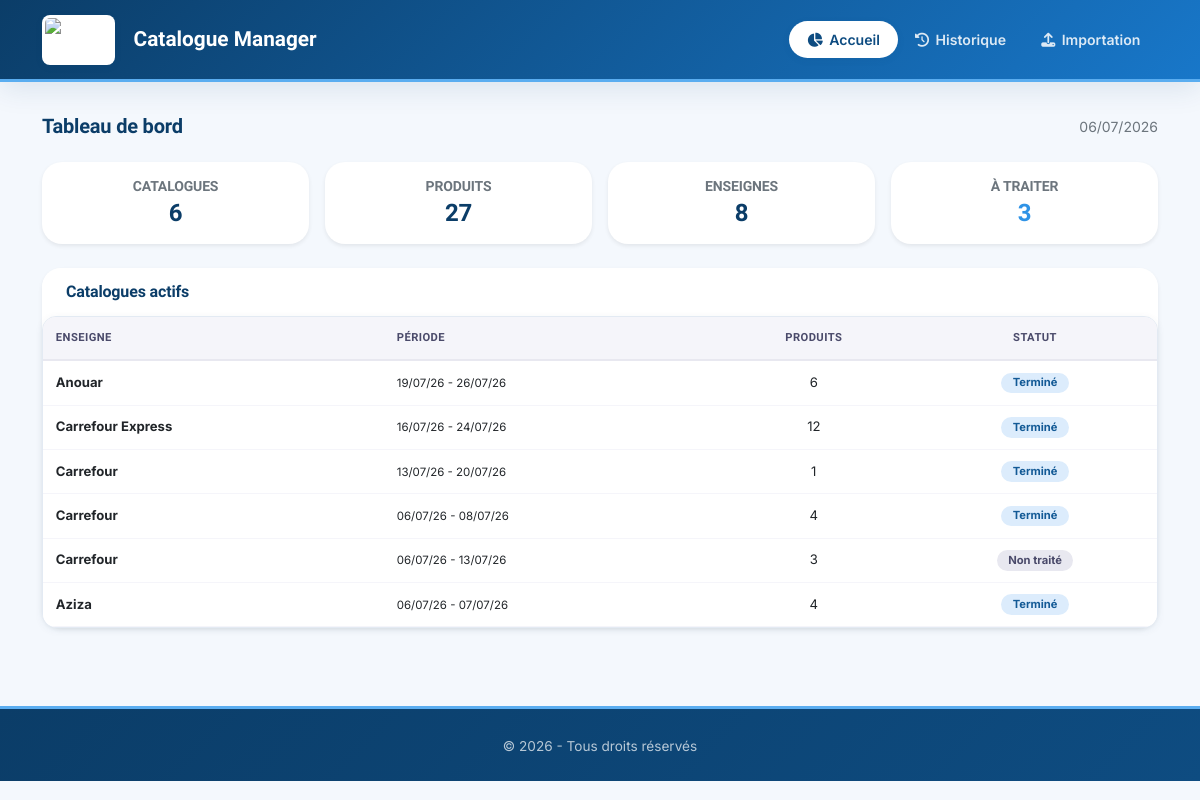
Before: / with the older database file.
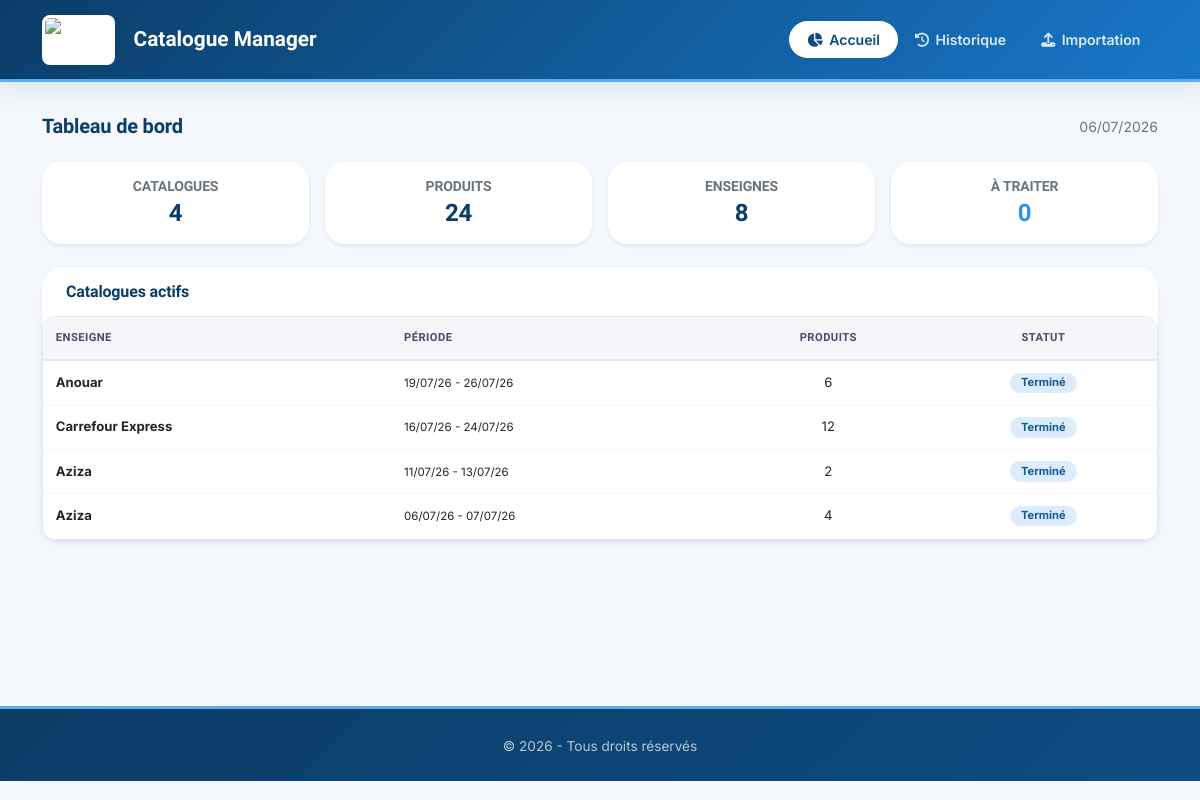
After: the same page with the newer database file.
### catalogue_app/models.py (models this page shows, shortened)
class Catalogue(models.Model):
    enseigne = models.ForeignKey(Enseigne, on_delete=models.CASCADE, verbose_name="Enseigne")
    date_debut = models.DateField(verbose_name="Date de début")
    date_fin = models.DateField(verbose_name="Date de fin")
    date_upload = models.DateTimeField(auto_now_add=True, verbose_name="Date d'upload")
    image_path = models.CharField(max_length=255, blank=True, null=True, verbose_name="Chemin de l'image")
    note = models.CharField(
        max_length=255,
        blank=True,
        null=True,
        verbose_name="Note (ex: Saint Valentin, Noël, Eid...)"
    )
    class Meta:
        unique_together = ['enseigne', 'date_debut', 'date_fin']
        verbose_name = "Catalogue"
        verbose_name_plural = "Catalogues"
        ordering = ['-date_upload']

class Enseigne(models.Model):
    ENSEIGNE_CHOICES = [
        ('MG', 'MG'),
        ('Carrefour', 'Carrefour'),
        ('Carrefour Market', 'Carrefour Market'),
        ('Carrefour Express', 'Carrefour Express'),
        ('Aziza', 'Aziza'),
        ('Anouar', 'Anouar'),
        ('Géant', 'Géant'),
        ('Monoprix', 'Monoprix'),
        ('autre', 'Autre'),
    ]
    nom = models.CharField(
        max_length=50,
        choices=ENSEIGNE_CHOICES,
        default='autre',
        verbose_name="Nom de l'enseigne"
    )
    created_at = models.DateTimeField(auto_now_add=True)
    class Meta:
        verbose_name = "Enseigne"
        verbose_name_plural = "Enseignes"
        ordering = ['nom']

### catalogue_app/views.py (the view)
# urls.py: path('', views.index, name='index'),
def index(request):
    from django.db.models import Count, Q
    from datetime import datetime
    supprimer_catalogues_vides()
    total_catalogues = Catalogue.objects.count()
    total_produits_sauvegardes = Produit.objects.filter(est_sauvegarde=True).count()
    total_enseignes = Enseigne.objects.count()
    produits_a_traiter = Produit.objects.filter(est_sauvegarde=False).count()
    catalogues_actifs = Catalogue.objects.filter(
        date_fin__gte=datetime.now().date()
    ).annotate(
        nb_produits=Count('produits'),
        nb_sauvegardes=Count('produits', filter=Q(produits__est_sauvegarde=True)),
        nb_non_sauvegardes=Count('produits', filter=Q(produits__est_sauvegarde=False))
    ).filter(
        nb_produits__gt=0
    ).order_by('-date_debut')
    context = {
        'total_catalogues': total_catalogues,
        'total_produits_sauvegardes': total_produits_sauvegardes,
        'total_enseignes': total_enseignes,
        'produits_a_traiter': produits_a_traiter,
        'catalogues_actifs': catalogues_actifs,
    }
    return render(request, 'index.html', context)

### catalogue_app/sql_sync.py (called while the page is built, shortened)
    def get_connection(self):
        try:
            conn = pyodbc.connect(self.connection_string)
            print("✅ Connexion à SQL Server établie avec succès")
            return conn
        except Exception as e:
            print(f"❌ Erreur de connexion à SQL Server: {e}")
            return None

    def create_tables(self):
        conn = self.get_connection()
        if not conn:
            return False

    def sync_catalogues(self, catalogues):
        conn = self.get_connection()
        if not conn:
            print("❌ Impossible de se connecter à SQL Server")
            return False

    def sync_produits(self, produits):
        conn = self.get_connection()
        if not conn:
            print("❌ Impossible de se connecter à SQL Server")
            return False

    def sync_all(self):
        from .models import Catalogue, Produit
        print("🔄 Début de la synchronisation avec SQL Server...")
        self.create_tables()
        catalogues = Catalogue.objects.all()
        self.sync_catalogues(catalogues)
        produits = Produit.objects.filter(est_sauvegarde=True)
        self.sync_produits(produits)
        print("✅ Synchronisation terminée !")

### catalogue_app/views.py (called while the page is built)
def supprimer_catalogues_vides():
    from django.db import models
    catalogues_vides = Catalogue.objects.annotate(
        nb_produits=models.Count('produits')
    ).filter(nb_produits=0)
    count = catalogues_vides.count()
    if count > 0:
        for c in catalogues_vides:
            print(f"🗑️ Suppression du catalogue vide ID {c.id} - {c.enseigne.nom}")
            c.delete()
        print(f"✅ {count} catalogues vides supprimés")
    return count

### catalogue_app/templates/index.html
{% extends 'base.html' %}
{% load static %}
{% block content %}
<div class="d-flex justify-content-between align-items-center mb-4">
    <h5 class="fw-bold mb-0">
        Tableau de bord
    </h5>
    <span class="text-muted small">{% now "d/m/Y" %}</span>
</div>
<div class="row g-3 mb-4">
    <div class="col-md-3 col-6">
        <div class="card border-0 shadow-sm">
            <div class="card-body text-center py-3">
                <h6 class="text-muted small text-uppercase mb-1">Catalogues</h6>
                <h4 class="fw-bold mb-0">{{ total_catalogues|default:0 }}</h4>
            </div>
        </div>
    </div>
    <div class="col-md-3 col-6">
        <div class="card border-0 shadow-sm">
            <div class="card-body text-center py-3">
                <h6 class="text-muted small text-uppercase mb-1">Produits</h6>
                <h4 class="fw-bold mb-0">{{ total_produits_sauvegardes|default:0 }}</h4>
            </div>
        </div>
    </div>
    <div class="col-md-3 col-6">
        <div class="card border-0 shadow-sm">
            <div class="card-body text-center py-3">
                <h6 class="text-muted small text-uppercase mb-1">Enseignes</h6>
                <h4 class="fw-bold mb-0">{{ total_enseignes|default:0 }}</h4>
            </div>
        </div>
    </div>
    <div class="col-md-3 col-6">
        <div class="card border-0 shadow-sm">
            <div class="card-body text-center py-3">
                <h6 class="text-muted small text-uppercase mb-1">À traiter</h6>
                <h4 class="fw-bold mb-0" style="color: #2f93e6;">{{ produits_a_traiter|default:0 }}</h4>
            </div>
        </div>
    </div>
</div>
<div class="card border-0 shadow-sm">
    <div class="card-header bg-white border-0">
        <h6 class="fw-bold mb-0">
            Catalogues actifs
        </h6>
    </div>
    <div class="card-body p-0">
        {% if catalogues_actifs %}
            <div class="table-responsive">
                <table class="table table-hover mb-0">
                    <thead>
                        <tr>
                            <th>Enseigne</th>
                            <th>Période</th>
                            <th class="text-center">Produits</th>
                            <th class="text-center">Statut</th>
                        </tr>
                    </thead>
                    <tbody>
                        {% for catalogue in catalogues_actifs %}
                        <tr>
                            <td><strong>{{ catalogue.enseigne.nom }}</strong></td>
                            <td>
                                <small>
                                    {{ catalogue.date_debut|date:"d/m/y" }} - {{ catalogue.date_fin|date:"d/m/y" }}
                                </small>
                            </td>
                            <td class="text-center">{{ catalogue.nb_produits }}</td>
                            <td class="text-center">
                                {% if catalogue.nb_non_sauvegardes == 0 %}
                                    <span class="badge bg-success">Terminé</span>
                                {% elif catalogue.nb_sauvegardes == 0 %}
                                    <span class="badge bg-danger">Non traité</span>
                                {% else %}
                                    <span class="badge bg-warning text-dark">En cours ({{ catalogue.nb_sauvegardes }}/{{ catalogue.nb_produits }})</span>
                                {% endif %}
                            </td>
                        </tr>
                        {% endfor %}
                    </tbody>
                </table>
            </div>
        {% else %}
            <div class="text-center py-4 text-muted">
                <i class="fas fa-box-open fa-2x mb-2"></i>
                <p class="mb-0">Aucun catalogue actif</p>
            </div>
        {% endif %}
    </div>
</div>
{% endblock %}

### catalogue_app/templates/base.html (shortened to what this page needs)
{% load static %}
<!DOCTYPE html>
<html lang="fr">
<head>
    <link href="https://cdn.jsdelivr.net/npm/bootstrap@5.2.3/dist/css/bootstrap.min.css" rel="stylesheet">
    <link rel="stylesheet" href="https://cdnjs.cloudflare.com/ajax/libs/font-awesome/6.4.0/css/all.min.css">
    <link rel="stylesheet" href="{% static 'css/delice_style.css' %}">
</head>
<body>
    <nav class="navbar navbar-expand-lg navbar-delice">
        <div class="container">
            <div class="navbar-brand">
                <img src="{% static 'images/logo_delice.png' %}" alt="Délice" class="brand-logo" style="height: 50px; width: auto;">
                <span class="ms-2 fw-bold" style="font-size: 1.3rem;">Catalogue Manager</span>
            </div>
            <div class="collapse navbar-collapse" id="navbarNav">
                <ul class="navbar-nav ms-auto">
                    <li class="nav-item">
                        <a class="nav-link {% if request.resolver_match.url_name == 'index' %}active{% endif %}" href="{% url 'index' %}">
                            <i class="fas fa-chart-pie"></i>Accueil
                        </a>
                    </li>
                    <li class="nav-item">
                        <a class="nav-link {% if request.resolver_match.url_name == 'product_list' %}active{% endif %}" href="{% url 'product_list' %}">
                            <i class="fas fa-history"></i>Historique
                        </a>
                    </li>
                    <li class="nav-item">
                        <a class="nav-link {% if request.resolver_match.url_name == 'upload' %}active{% endif %}" href="{% url 'upload' %}">
                            <i class="fas fa-upload"></i>Importation
                        </a>
                    </li>
                </ul>
            </div>
        </div>
    </nav>
    <main class="container py-3">
        {% block content %}{% endblock %}
    </main>
    <footer class="footer-delice">
        <div class="container">
            &copy; {% now "Y" %} - Tous droits réservés
        </div>
    </footer>
</body>
</html>

### catalogue_app/static/css/delice_style.css (style rules this page uses)
:root { --blue-900: #0b3d68; --blue-800: #0e4c81; --blue-700: #135a96; --blue-600: #1877c9; --blue-500: #2f93e6; --blue-400: #5aadf0; --blue-300: #85c4f5; --blue-200: #b0d9f9; --blue-100: #dcecfc; --blue-50: #f0f7fe; --gray-900: #1a1a2e; --gray-800: #2d2d44; --gray-700: #4a4a6a; --gray-600: #6b6b8a; --gray-500: #9a9ab0; --gray-400: #b8b8cc; --gray-300: #d4d4e0; --gray-200: #e8e8f0; --gray-100: #f5f5fa; --gray-50: #fafaff; --sky: #f4f8fd; --surface: #ffffff; --line: #e3eaf3; --red-500: #ef1212; --green-500: #28a745; --font-display: 'Sora', 'Segoe UI', Arial, sans-serif; --font-body: 'Inter', 'Segoe UI', Arial, sans-serif; --radius-sm: 8px; --radius-md: 14px; --radius-lg: 20px; --radius-xl: 26px; --shadow-sm: 0 2px 8px rgba(11, 61, 104, 0.06); --shadow-md: 0 8px 28px rgba(11, 61, 104, 0.10); --shadow-lg: 0 16px 48px rgba(11, 61, 104, 0.14); --shadow-xl: 0 24px 64px rgba(11, 61, 104, 0.18); --transition-fast: 0.15s ease; --transition-normal: 0.25s ease; --transition-slow: 0.4s ease; }
html, body { background: var(--sky); font-family: var(--font-body); color: var(--gray-800); min-height: 100vh; }
h1, h2, h3, h4, h5, h6 { font-family: var(--font-display); color: var(--blue-900); font-weight: 700; letter-spacing: -0.01em; }
main.container { min-height: 70vh; padding-top: 0.5rem; }
a { color: var(--blue-700); text-decoration: none; transition: color var(--transition-fast); }
.navbar-delice { background: linear-gradient(135deg, var(--blue-900) 0%, var(--blue-600) 100%); padding: 0.6rem 0; position: sticky; top: 0; z-index: 1050; box-shadow: var(--shadow-md); border-bottom: 3px solid var(--blue-400); }
.navbar-delice .navbar-brand { display: flex; align-items: center; gap: 0.65rem; font-family: var(--font-display); font-weight: 700; font-size: 1.15rem; color: #ffffff !important; }
.navbar-delice .navbar-brand .brand-logo { height: 34px; width: 34px; border-radius: var(--radius-sm); background: #ffffff; padding: 3px; object-fit: contain; box-shadow: var(--shadow-sm); }
.navbar-delice .nav-link { color: rgba(255,255,255,0.85) !important; font-weight: 600; font-size: 0.88rem; padding: 0.5rem 1.1rem !important; border-radius: 9999px; transition: all var(--transition-normal); }
.navbar-delice .nav-link i { margin-right: 0.4rem; }
.navbar-delice .nav-link.active { background: #ffffff; color: var(--blue-800) !important; box-shadow: var(--shadow-sm); }
.card { border: 1px solid var(--line); border-radius: var(--radius-lg); box-shadow: var(--shadow-sm); transition: all var(--transition-normal); background: var(--surface); }
.card-header { border-radius: calc(var(--radius-lg) - 1px) calc(var(--radius-lg) - 1px) 0 0 !important; font-family: var(--font-display); font-weight: 700; border-bottom: 1px solid var(--line); background: var(--gray-50); padding: 0.9rem 1.5rem; }
.card-body { padding: 1.25rem 1.5rem; }
.table-responsive { border-radius: var(--radius-md); overflow-x: auto; overflow-y: visible; border: 1px solid var(--line); background: var(--surface); box-shadow: var(--shadow-sm); -webkit-overflow-scrolling: touch; }
.table { font-size: 0.82rem; border-collapse: separate; border-spacing: 0; width: 100%; min-width: 1000px; margin-bottom: 0; }
.table thead th { background: var(--gray-100); color: var(--gray-700); font-family: var(--font-display); font-weight: 700; font-size: 0.7rem; text-transform: uppercase; letter-spacing: 0.04em; border-bottom: 2px solid var(--gray-200); padding: 0.8rem 0.8rem; white-space: nowrap; position: sticky; top: 0; z-index: 10; }
.table tbody td { padding: 0.7rem 0.8rem; vertical-align: middle; border-bottom: 1px solid var(--gray-100); background: var(--surface); }
.table tbody tr { transition: all var(--transition-fast); }
.badge { font-weight: 700; padding: 0.3rem 0.7rem; border-radius: 9999px; font-size: 0.7rem; display: inline-flex; align-items: center; gap: 0.3rem; }
.badge.bg-success { background: var(--blue-100) !important; color: var(--blue-700) !important; }
.footer-delice { margin-top: 3rem; padding: 1.5rem 0; background: linear-gradient(135deg, var(--blue-900) 0%, var(--blue-800) 100%); color: rgba(255,255,255,0.7); font-size: 0.85rem; text-align: center; border-top: 3px solid var(--blue-400); }

Changed rows visible on the page:
removed Catalogue: enseigne.nom "Carrefour", date_debut "13/07/26", date_fin "20/07/26", nb_produits "1", shows "Terminé"
removed Catalogue: enseigne.nom "Carrefour", date_debut "06/07/26", date_fin "08/07/26", nb_produits "4", shows "Terminé"
removed Catalogue: enseigne.nom "Carrefour", date_debut "06/07/26", date_fin "13/07/26", nb_produits "3", shows "Non traité"
added Catalogue: enseigne.nom "Aziza", date_debut "11/07/26", date_fin "13/07/26", nb_produits "2", shows "Terminé"
Other visible differences:
{{ total_catalogues|default:0 }}: "6" → "4"
{{ total_produits_sauvegardes|default:0 }}: "27" → "24"
{{ produits_a_traiter|default:0 }}: "3" → "0"
